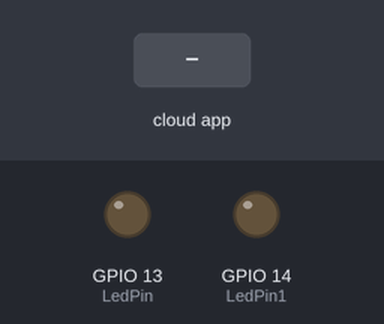
The sketch below on a simulated ESP8266 (NodeMCU). On the bench: output pins drawn as LEDs (lit = HIGH). The test bench sets the inputs (shaded band). WiFi joins after 1.5 s; servers stay silent unless stated; the Firebase database answers and starts empty; what the sketch prints to the serial monitor is not drawn.

Above: at 2.7 s.
2.8 s: the phone or cloud app sets LampStatus to admin
At 4.6 s:
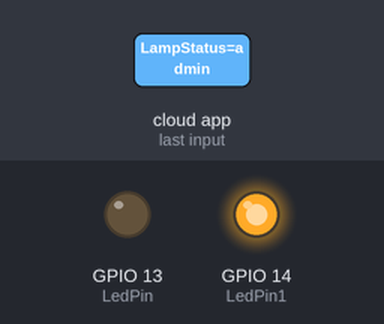
4.9 s: the phone or cloud app sets LampStatus to user
At 6.6 s:
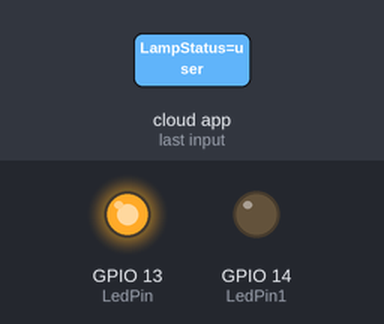
6.9 s: the phone or cloud app sets LampStatus to empty
At 8.8 s:
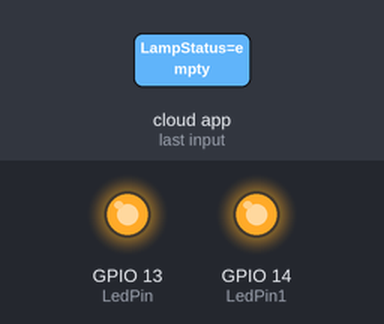
Timing chart, 0 to 10.3 s (numbered marks = the images above; inputs shaded):
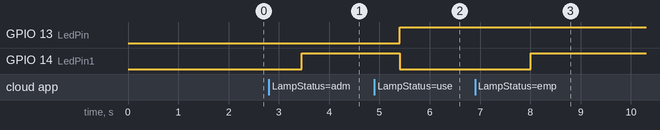

The sketch:

CMS-for-Individuals-Working-From-Home-Using-ESP8266.ino
```cpp
#include <ESP8266WiFi.h>
#include <FirebaseArduino.h>

#define FIREBASE_HOST "*************"
#define FIREBASE_AUTH "*********"
#define WIFI_SSID "********"
#define WIFI_PASSWORD "*****"

int LedPin = 13;
int LedPin1 = 14;

void setup() {
  Serial.begin(9600);
  pinMode(LedPin, OUTPUT);
  pinMode(LedPin1, OUTPUT);


  WiFi.begin(WIFI_SSID, WIFI_PASSWORD);
  Serial.print("connecting");
  while (WiFi.status() != WL_CONNECTED) {
    Serial.print(".");
    delay(500);
  }

  Serial.println();
  Serial.println("connected: ");
  Serial.println(WiFi.localIP());

  Firebase.begin(FIREBASE_HOST, FIREBASE_AUTH);
}

void loop() {
   String sLampStatus = Firebase.getString("LampStatus");
   Serial.println(sLampStatus);
   delay(500);

  if(sLampStatus=="admin")
  {
    digitalWrite(LedPin, LOW);
    digitalWrite(LedPin1, HIGH);

  }
  else if (sLampStatus=="user")
  {
    digitalWrite(LedPin1, LOW);
    digitalWrite(LedPin, HIGH);
  }
  else if (sLampStatus=="empty")
  {
    digitalWrite(LedPin1, HIGH);
    digitalWrite(LedPin, HIGH);
  }
}
```

Measured:
- after the input at 2.8 s, GPIO 14 (LedPin1): LOW → HIGH after 0.65 s
- after the input at 4.9 s, GPIO 13 (LedPin): LOW → HIGH after 0.50 s; GPIO 14 (LedPin1): HIGH → LOW after 0.50 s
- after the input at 6.9 s, GPIO 14 (LedPin1): LOW → HIGH after 1.1 s
